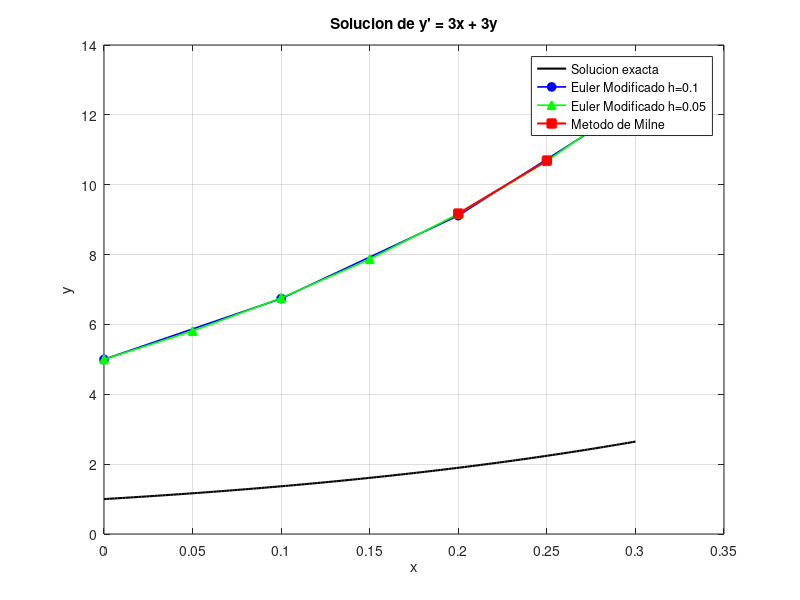

Write the MATLAB code that produced this figure.
1; % script con funciones locales

function yp = f_ejercicio6(x, y)
  % Ecuacion diferencial: y' = 3x + 3y
  yp = 3 * x + 3 * y;
end

function y_exacta = solucion_exacta_ejercicio6(x)
  % Solucion exacta: y = (4/3)*e^(3x) - x - 1/3
  y_exacta = (4 / 3) * exp(3 * x) - x - 1 / 3;
end

function [tabla, iteraciones] = metodo_euler_modificado(x0, y0, h, n_pasos, E)
  % Metodo Modificado de Euler (predictor-corrector) con criterio de corte E
  tabla = zeros(n_pasos + 1, 3); % columnas: x, y, y'
  iteraciones = zeros(n_pasos, 1);
  x = x0; y = y0;
  yp = f_ejercicio6(x, y);
  tabla(1, :) = [x, y, yp];
  for i = 1:n_pasos
    x_sig = x + h;
    P_y = y + yp * h;
    P_yp = f_ejercicio6(x_sig, P_y);
    C_y = y + ((yp + P_yp) / 2) * h;
    C_yp = f_ejercicio6(x_sig, C_y);
    iter = 1;
    while abs(C_y - P_y) >= E
      P_y = C_y;
      P_yp = C_yp;
      C_y = y + ((yp + P_yp) / 2) * h;
      C_yp = f_ejercicio6(x_sig, C_y);
      iter = iter + 1;
      if iter > 100
        break;
      end
    end
    x = x_sig; y = C_y; yp = C_yp;
    tabla(i + 1, :) = [x, y, yp];
    iteraciones(i) = iter;
  end
end

function [y_nuevo, yp_nuevo, P_y] = paso_milne(x, y, yp, h, i)
  % Metodo de Milne (predictor-corrector), corrigiendo dos veces:
  % P(y_i+1) = y_i-3 + (4h/3)*(2*y'_i - y'_i-1 + 2*y'_i-2)
  % C(y_i+1) = y_i-1 + (h/3)*(y'_i-1 + 4*y'_i + P(y'_i+1))
  x_nuevo = x(i + 1) + h;

  P_y = y(i - 2) + (4 * h / 3) * (2 * yp(i + 1) - yp(i) + 2 * yp(i - 1));
  P_yp = f_ejercicio6(x_nuevo, P_y);

  C_y = y(i) + (h / 3) * (yp(i) + 4 * yp(i + 1) + P_yp);
  C_yp = f_ejercicio6(x_nuevo, C_y);

  C1_y = y(i) + (h / 3) * (yp(i) + 4 * yp(i + 1) + C_yp);
  C1_yp = f_ejercicio6(x_nuevo, C1_y);

  y_nuevo = C1_y;
  yp_nuevo = C1_yp;
end

function imprimir_tabla(tabla)
  printf('%6s %10s %12s %12s %14s %12s\n', 'i', 'x_i', 'y_i', "y'_i", 'y_i (exacta)', 'Error abs.');
  printf('---------------------------------------------------------------------\n');
  for i = 1:size(tabla, 1)
    y_exacta = solucion_exacta_ejercicio6(tabla(i, 1));
    printf('%6d %10.4f %12.6f %12.6f %14.6f %12.6f\n', i - 1, tabla(i, 1), tabla(i, 2), tabla(i, 3), ...
      y_exacta, abs(tabla(i, 2) - y_exacta));
  end
end

% ===================================================================
% PROGRAMA PRINCIPAL
% Ejercicio 6: y' = 3x + 3y ; Metodo Modificado de Euler y Metodo de Milne
% ===================================================================
clear; clc; close all;
disp('============================================================');
disp(' EJERCICIO 6 - EULER MODIFICADO Y METODO DE MILNE');
disp('============================================================');
printf("\nEcuacion diferencial: y' = 3x + 3y , con y(0) = 1\n");

y0 = input('Ingrese y0 (ej: 1): ');
E = input('Ingrese la cota de error E para el Metodo Modificado (ej: 0.001): ');

% --- a) Euler Modificado con h=0.1 ---
h1 = 0.1;
n1 = round(0.3 / h1);
printf('\n>>> a) METODO MODIFICADO DE EULER en (0 ; 0.3) con h=%g <<<\n', h1);
[tabla_h1, iter_h1] = metodo_euler_modificado(0, y0, h1, n1, E);
imprimir_tabla(tabla_h1);

% --- a) Euler Modificado con h=0.05 ---
h2 = 0.05;
n2 = round(0.3 / h2);
printf('\n>>> a) METODO MODIFICADO DE EULER en (0 ; 0.3) con h=%g <<<\n', h2);
[tabla_h2, iter_h2] = metodo_euler_modificado(0, y0, h2, n2, E);
imprimir_tabla(tabla_h2);

% --- b) Metodo de Milne para x=0.20 y x=0.25, usando h=0.05 como arranque ---
printf('\n>>> b) METODO DE MILNE para hallar y en x=0.20 y x=0.25 <<<\n');
printf('Se usan como valores de arranque los primeros 4 puntos (x=0, 0.05, 0.10, 0.15)\n');
printf('obtenidos en el item a) con h=%g.\n', h2);

x = tabla_h2(1:4, 1)';
y = tabla_h2(1:4, 2)';
yp = tabla_h2(1:4, 3)';

[y4, yp4, P_y4] = paso_milne(x, y, yp, h2, 3);
x4 = x(4) + h2;
printf('\nPara x=%.4g:\n', x4);
printf('P(y) = %.6f\n', P_y4);
printf('C^1(y) [segunda correccion] = %.6f\n', y4);
printf('>>> RESULTADO: y(%.4g) = %.6f  |  y exacta = %.6f  |  Error abs. = %.6f\n', ...
  x4, y4, solucion_exacta_ejercicio6(x4), abs(y4 - solucion_exacta_ejercicio6(x4)));

x = [x, x4]; y = [y, y4]; yp = [yp, yp4];

[y5, yp5, P_y5] = paso_milne(x, y, yp, h2, 4);
x5 = x(5) + h2;
printf('\nPara x=%.4g:\n', x5);
printf('P(y) = %.6f\n', P_y5);
printf('C^1(y) [segunda correccion] = %.6f\n', y5);
printf('>>> RESULTADO: y(%.4g) = %.6f  |  y exacta = %.6f  |  Error abs. = %.6f\n', ...
  x5, y5, solucion_exacta_ejercicio6(x5), abs(y5 - solucion_exacta_ejercicio6(x5)));

x = [x, x5]; y = [y, y5]; yp = [yp, yp5];

% --- c) Errores en cada paso de integracion ---
printf('\n>>> c) ERRORES EN CADA PASO DE INTEGRACION (Metodo de Milne) <<<\n');
printf('%6s %12s %12s %14s %12s\n', 'i', 'x_i', 'y_i', 'y_i (exacta)', 'Error abs.');
printf('-----------------------------------------------------------------\n');
for i = 1:length(x)
  y_exacta = solucion_exacta_ejercicio6(x(i));
  printf('%6d %12.6f %12.6f %14.6f %12.6f\n', i - 1, x(i), y(i), y_exacta, abs(y(i) - y_exacta));
end
printf('============================================================\n');

% --- Grafico ---
figure('Name', 'Ejercicio 6 - Euler Modificado y Metodo de Milne');
x_fino = linspace(0, 0.3, 200);
y_fino = solucion_exacta_ejercicio6(x_fino);
plot(x_fino, y_fino, 'k-', 'LineWidth', 1.5); hold on;
plot(tabla_h1(:, 1), tabla_h1(:, 2), 'b-o', 'LineWidth', 1.2, 'MarkerFaceColor', 'b');
plot(tabla_h2(:, 1), tabla_h2(:, 2), 'g-^', 'LineWidth', 1.2, 'MarkerFaceColor', 'g');
plot(x(5:6), y(5:6), 'r-s', 'LineWidth', 1.5, 'MarkerFaceColor', 'r');
xlabel('x'); ylabel('y');
legend('Solucion exacta', sprintf('Euler Modificado h=%g', h1), sprintf('Euler Modificado h=%g', h2), ...
  'Metodo de Milne', 'Location', 'best');
title("Solucion de y' = 3x + 3y");
grid on;
